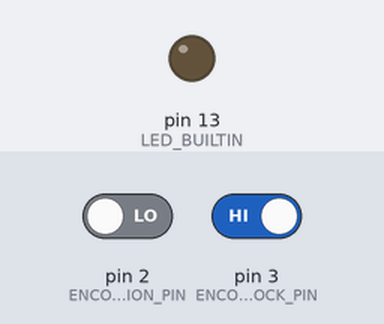
The sketch below on a simulated Arduino Uno, built with avr-gcc and run on an emulated ATmega328P. Parts: output pins drawn as LEDs (lit = HIGH). Inputs (shaded band) come from the test bench; at power-on: pin 3 (ENCODER_CLOCK_PIN) HIGH, pin 2 (ENCODER_DIRECTION_PIN) LOW. What the sketch prints to the serial monitor is not drawn.

Above: at 1.2 s.
1.3 s: pin 3 (ENCODER_CLOCK_PIN) driven LOW
At 1.6 s:
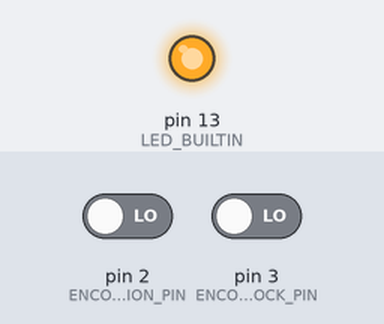
2.8 s: pin 3 (ENCODER_CLOCK_PIN) driven HIGH
At 4.0 s:
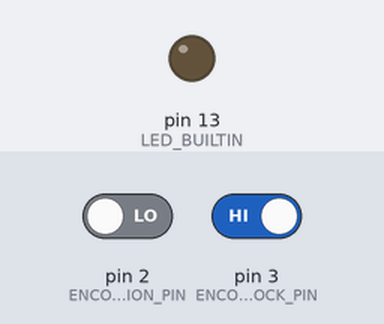
Timing chart, 0 to 5.8 s (numbered marks = the images above; inputs shaded):
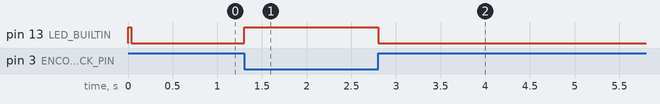

Measured:
- after the input at 1.3 s, pin 13 (LED_BUILTIN): LOW → HIGH at once
- after the input at 2.8 s, pin 13 (LED_BUILTIN): HIGH → LOW at once

The sketch:

measuring_and_tests.ino
```cpp
#include "mainSettings.h"

void setup() {
  // put your setup code here, to run once:
  #ifdef TRACE_ON
    char compile_signature[] = "--- START (Build: " __DATE__ " " __TIME__ ") ---";
    Serial.begin(9600);
    Serial.println(compile_signature);
  #endif

  // Init all Pins and interfaces
  pinMode(LED_BUILTIN, OUTPUT);
  digitalWrite(LED_BUILTIN, true); // light LED during setup

  input_setup();

  // finally
  digitalWrite(LED_BUILTIN, false); // setup complete, so switch off LED
}

void loop() {
  // put your main code here, to run repeatedly:
  input_scan_tick();
}
```

input.ino
```cpp
/* Functions to handle all input elements */

#include "mainSettings.h"

// Activate general trace output

#ifdef TRACE_ON
#define TRACE_INPUT
#define TRACE_INPUT_ENCODER
#endif

/* Encoder constants and variables for IDS tracking function */

#define ENCODER_CLOCK_PIN 3
#define ENCODER_DIRECTION_PIN 2
#define ENCODER_PRESS_PIN 4
#define ENCODER_MAX_CHANGE_PER_TICK 100

volatile bool encoder_prev_clock_state=HIGH;
volatile bool encoder_direction_state_start=HIGH;
#ifdef TRACE_INPUT_ENCODER
  volatile byte isr_call_count=0;
#endif

volatile int8_t encoder_change_value = 0;

/* encoder variables */
int input_encoder_value = 0;
int input_encoder_rangeMin = 0;
int input_encoder_rangeMax = 719;
int input_encoder_rangeShiftValue=input_encoder_rangeMax-input_encoder_rangeMin+1;
int input_encoder_stepSize = 1;
bool input_encoder_wrap = true;
bool input_encoder_change_event = false;


/* General state variables */
unsigned long input_last_event_time = 0;
bool input_enabled=true;

/* ***************************       S E T U P           ******************************
*/

void input_setup() {


  /* Initalize the encoder */
  input_setEncoderRange(1, 20, 1, true); /* Set Encoder to count from 1 to 20  as default (number of ticks of my test hardware) */

  attachInterrupt(digitalPinToInterrupt(ENCODER_CLOCK_PIN),encoder_clock_change_ISR,CHANGE);

}

/* ********************************************************************************************************** */
/*               Interface functions                                                                          */

/* ------------- General Information --------------- */

int input_getSecondsSinceLastEvent() {
  unsigned long timestamp_difference = (millis() - input_last_event_time) / 1000;
  if (timestamp_difference > 255) return 255;
#ifdef TRACE_INPUT_TIMING
  Serial.print(F("TRACE_INPUT_TIMING:input last interaction:"));
  Serial.println(timestamp_difference);
#endif
  return timestamp_difference;
}

/* ------------- Encoder state --------------- */

bool input_hasEncoderChangePending() {
  return input_encoder_change_event;
}

int input_getEncoderValue() {
  input_encoder_change_event = false;
  return input_encoder_value;
}

/* ------------- Operations ----------------- */

void input_setEncoderValue(int newValue) {
  input_encoder_value = newValue;
  if (input_encoder_value < input_encoder_rangeMin) input_encoder_value = input_encoder_rangeMin;
  if (input_encoder_value > input_encoder_rangeMax) input_encoder_value = input_encoder_rangeMax;
  input_encoder_change_event = false;
}

void input_setEncoderRange(int rangeMin, int rangeMax, int stepSize, bool wrap) {
  input_encoder_rangeMin = min(rangeMin, rangeMax);
  input_encoder_rangeMax = max(rangeMin, rangeMax);
  input_encoder_rangeShiftValue=input_encoder_rangeMax-input_encoder_rangeMin+1;
  input_encoder_wrap = wrap;
  input_encoder_stepSize = stepSize;
  input_setEncoderValue(input_encoder_value);
  #ifdef TRACE_INPUT
    Serial.print(F("TRACE_INPUT input_setEncoderRange:"));
    Serial.print(rangeMin); Serial.print(F("-"));
    Serial.print(rangeMax); Serial.print(F(" Step "));
    Serial.print(stepSize); Serial.print(F(" Wrap "));
    Serial.println(wrap, BIN);
  #endif
}


/* *************************** internal implementation *************************** */


/* **** Encoder movement interrupt service routines, counts turing ticks into encoder_change_value
*/

void encoder_clock_change_ISR()
{
  bool direction_state=digitalRead(ENCODER_DIRECTION_PIN);
  bool clock_state=digitalRead(ENCODER_CLOCK_PIN);

  #ifdef TRACE_INPUT_ENCODER
    digitalWrite(LED_BUILTIN, !clock_state);
    isr_call_count++;
  #endif

  if(encoder_prev_clock_state && !clock_state) { //clock changes from 1 to 0 (start of cycle in PULL UP logic)
      encoder_direction_state_start=direction_state;
      encoder_prev_clock_state=clock_state;
      return;
  }

  if(!encoder_prev_clock_state && clock_state) { //clock changes from 1 to 0 (end of cycle PULL UP logic)
      bool encoder_direction_state_end=direction_state;
      encoder_prev_clock_state=clock_state;
      if(!encoder_direction_state_start) {
        if (encoder_direction_state_end) { // turned counter clockwise
          encoder_change_value-=1;
        }
      } else {
        if(!encoder_direction_state_end) { // turned  clockwise
          encoder_change_value+=1;
        }
      }
      encoder_direction_state_start=encoder_direction_state_end;
  }
}


/* ************************************* TICK ***********************************************
   translate the state of buttons into the ticks of the master loop
   Must be called by the master loop for every cycle to provide valid event states of
   all input devices.
   Also transfers state changes, tracked with the timer interrupt into a tick state
*/

void input_scan_tick()
{
  bool is_relevant_event=false;

  /* transfer high resolution encoder movement into tick encoder value */
  int8_t tick_encoder_change_value = encoder_change_value;  // Freeze the value for upcoming operations
  if (tick_encoder_change_value) { // there are accumulated changes
    if(input_enabled && tick_encoder_change_value<ENCODER_MAX_CHANGE_PER_TICK && tick_encoder_change_value>-ENCODER_MAX_CHANGE_PER_TICK)   {
      input_encoder_value += tick_encoder_change_value * input_encoder_stepSize;
      // Wrap or limit the encoder value
      while (input_encoder_value > input_encoder_rangeMax) input_encoder_value = input_encoder_wrap ? input_encoder_value-input_encoder_rangeShiftValue : input_encoder_rangeMax;
      while (input_encoder_value < input_encoder_rangeMin) input_encoder_value = input_encoder_wrap ? input_encoder_value+input_encoder_rangeShiftValue : input_encoder_rangeMin;

      input_encoder_change_event = true;
      is_relevant_event=true;
    }
    encoder_change_value -= tick_encoder_change_value; // remove the transfered value from the tracking
    #ifdef TRACE_INPUT_ENCODER
        Serial.print(F("TRACE_INPUT_ENCODER input_switches_scan_tick:"));
        Serial.print(F(" isr_call_count=")); Serial.print(isr_call_count);
        Serial.print(F("\ttick_encoder_change_value=")); Serial.print(tick_encoder_change_value);
        Serial.print(F("\tinput_encoder_value=")); Serial.print(input_encoder_value);
        Serial.print(F("\tencoder_change_value left=")); Serial.println(encoder_change_value);
        isr_call_count=0;
    #endif
  }

  if(is_relevant_event)input_last_event_time = millis(); // Reset the global age of interaction

} // void input_switches_tick()
```

mainSettings.h
```cpp
#define TRACE_ON
```
